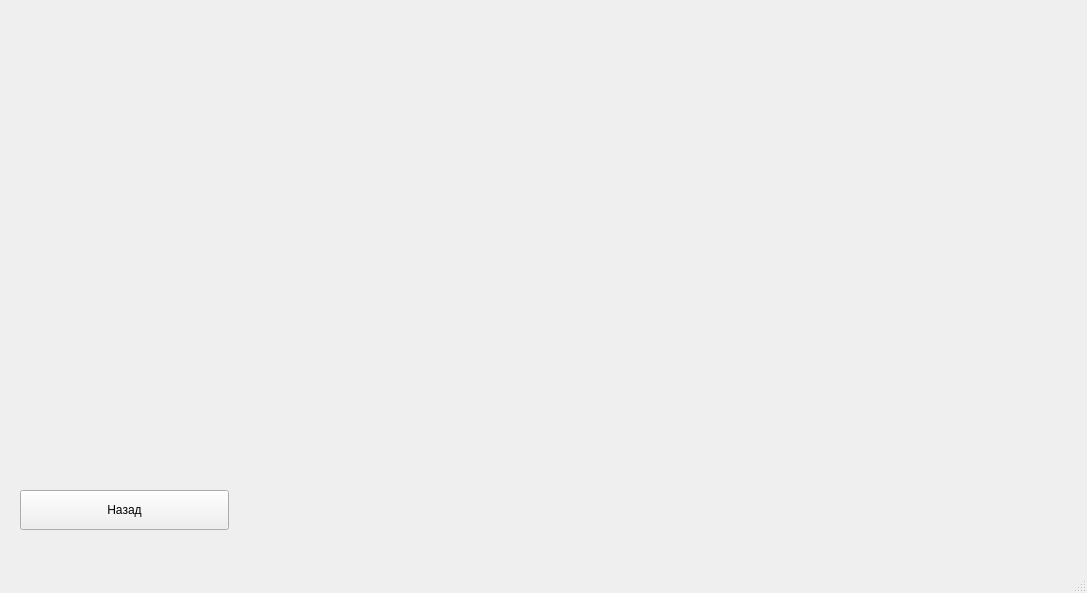
<?xml version="1.0" encoding="UTF-8"?>
<ui version="4.0">
 <class>lodgers</class>
 <widget class="QMainWindow" name="lodgers">
  <property name="geometry">
   <rect>
    <x>0</x>
    <y>0</y>
    <width>1087</width>
    <height>593</height>
   </rect>
  </property>
  <property name="minimumSize">
   <size>
    <width>1087</width>
    <height>593</height>
   </size>
  </property>
  <property name="maximumSize">
   <size>
    <width>1087</width>
    <height>593</height>
   </size>
  </property>
  <property name="windowTitle">
   <string>Проживающие</string>
  </property>
  <widget class="QWidget" name="centralwidget">
   <widget class="QPushButton" name="pushButton_6">
    <property name="enabled">
     <bool>true</bool>
    </property>
    <property name="geometry">
     <rect>
      <x>20</x>
      <y>490</y>
      <width>209</width>
      <height>40</height>
     </rect>
    </property>
    <property name="autoFillBackground">
     <bool>false</bool>
    </property>
    <property name="styleSheet">
     <string notr="true">font: 11pt &quot;MS Shell Dlg 2&quot;;</string>
    </property>
    <property name="text">
     <string>Назад</string>
    </property>
   </widget>
  </widget>
  <widget class="QStatusBar" name="statusbar"/>
 </widget>
 <resources/>
 <connections/>
</ui>
